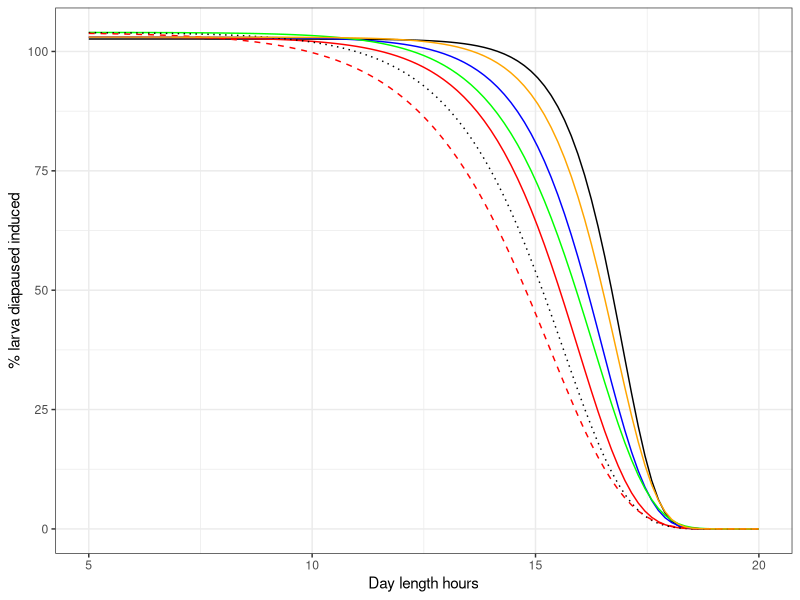
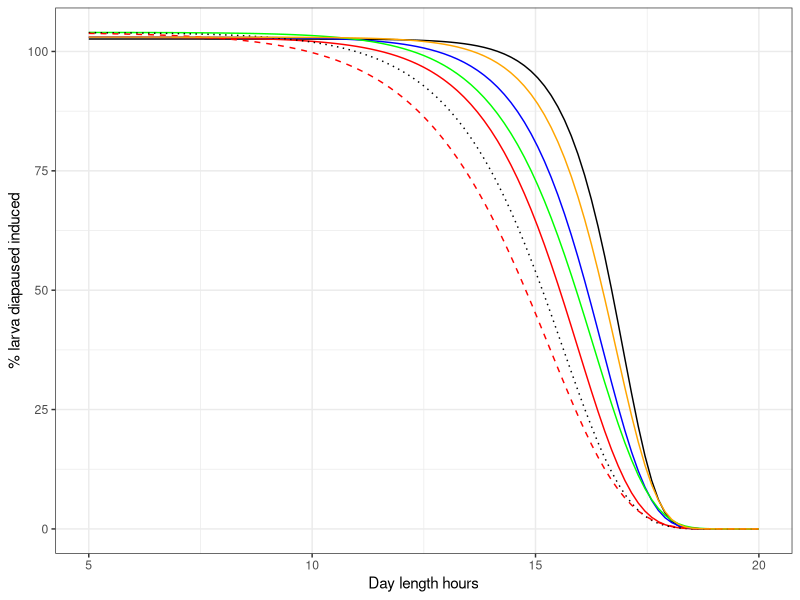

Generate these figures, in order, with R:
library(ggplot2)
# original
diapause <- function(x){
  102.6077 * exp(-exp(1.306483 * (x - 16.95815)))
}
# red solid one
diapause_2 <- function(x){
  103 * exp(-exp(.8 * (x - 15.95)))
}

# blue solid
diapause_3 <- function(x){
  103 * exp(-exp(.95 * (x - 16.5 )))
}
# bright green solid
diapause_4 <- function(x){
  104 * exp(-exp(.8 * (x - 16.3 )))
}
# dot line
diapause_5 <- function(x){
  104 * exp(-exp(.7 * (x - 15.6 )))
}

diapause_6 <- function(x){
  104 * exp(-exp(.6 * (x - 15.3 )))
}

# orange
diapause_7 <- function(x){
  103 * exp(-exp(1.1 * (x - 16.8 )))
}

diapause_reshaped_plot = ggplot(data = data.frame(x = 0), mapping = aes(x = x)) + theme_bw()+
                         labs(x="Day length hours", y="% larva diapaused induced") + 
                         xlim(5, 20) + 
  stat_function(fun = diapause) +
  stat_function(fun = diapause_2, color="red") + 
  stat_function(fun = diapause_3, color="blue") +
  stat_function(fun = diapause_4, color="green")+
  stat_function(fun = diapause_5, color="black", linetype=3) + 
  stat_function(fun = diapause_6, color="red", linetype=2) + 
  stat_function(fun = diapause_7, color="orange", linetype=1)

diapause_reshaped_plot

plot_name = paste0("diapause_reshaped_plot.png")
plot_path = "/Users/hn/Documents/GitHub/Kirti/codling_moth/to_write_paper/figures/sensitivity/Diapause/"
ggsave(plot_name, diapause_reshaped_plot, device="png", path=plot_path, width=10, height=7, unit="in", dpi=500)